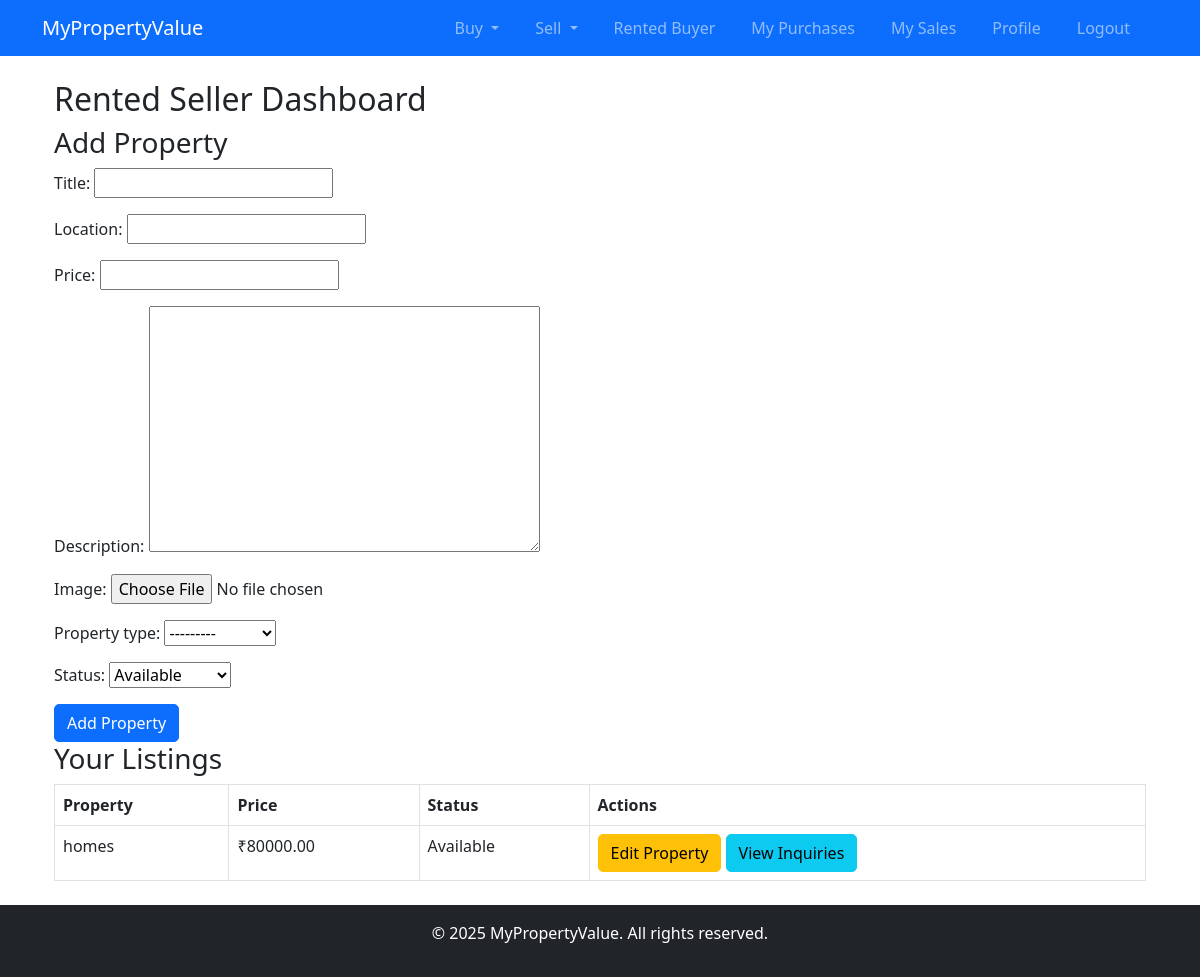
The page /users/rented-seller/ (signed in) on the database as committed earlier.
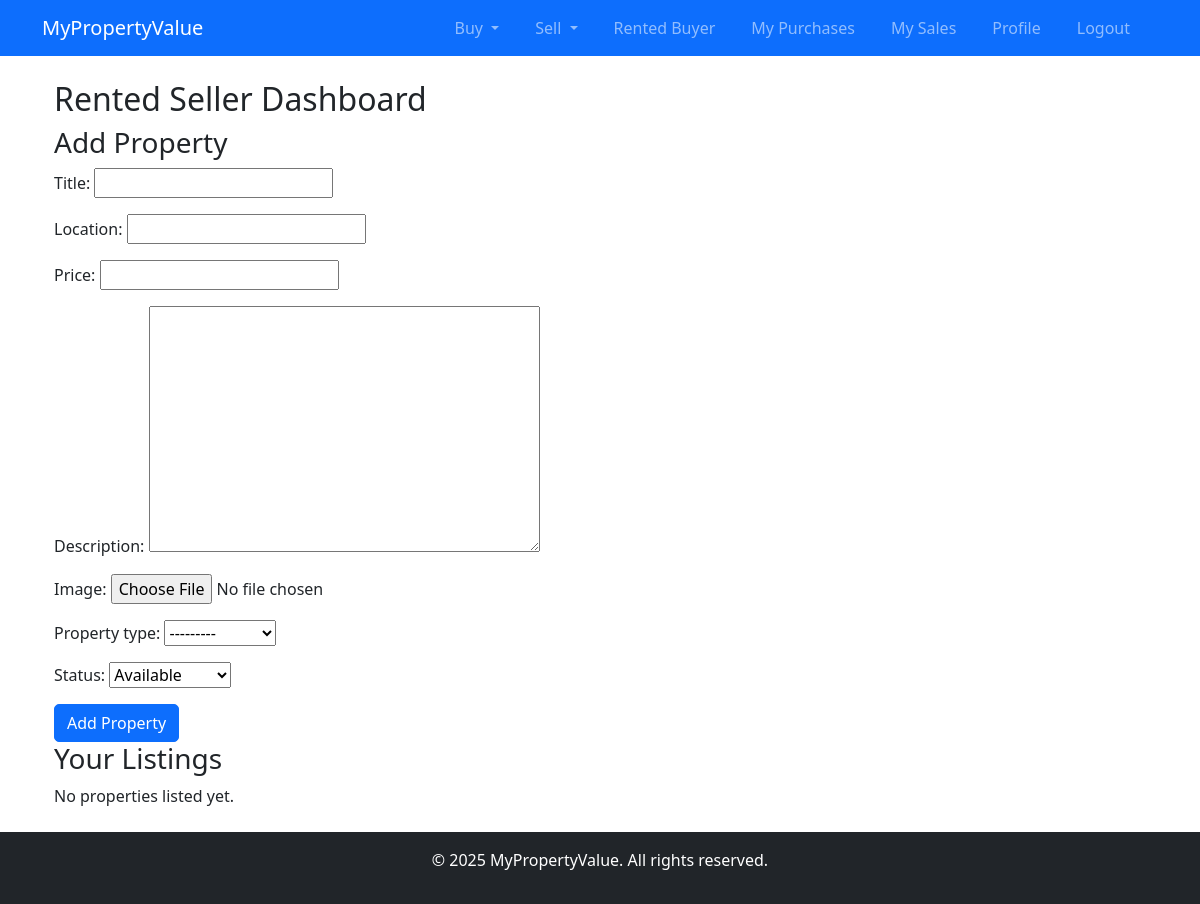
The same page on the database as committed later.
### users/models.py (models this page shows, shortened)
class Property(models.Model):
    PROPERTY_TYPES = [
        ('Residential', 'Residential'),
        ('Commercial', 'Commercial'),
    ]
    STATUS_CHOICES = [
        ('Available', 'Available'),
        ('Not Available', 'Not Available'),
    ]
    title = models.CharField(max_length=255)
    image = models.ImageField(upload_to='property_images/', blank=True, null=True)
    description = models.TextField()
    price = models.DecimalField(max_digits=12, decimal_places=2)
    property_type = models.CharField(max_length=20, choices=PROPERTY_TYPES)
    location = models.CharField(max_length=255)
    owner = models.ForeignKey(User, on_delete=models.CASCADE)
    name = models.CharField(max_length=255, default="Unnamed Property") # New status field
    is_sold = models.BooleanField(default=False)
    status = models.CharField(max_length=20, choices=STATUS_CHOICES, default='Available')  # Add this field

### users/views.py (the view)
# urls.py: path('rented-seller/', rented_seller, name='rented_seller'),
@login_required
def rented_seller(request):
    if request.method == 'POST':
        form = PropertyForm(request.POST, request.FILES)
        if form.is_valid():
            property = form.save(commit=False)
            property.owner = request.user
            property.save()
            rented_seller, created = RentedSeller.objects.get_or_create(user=request.user)
            rented_seller.properties.add(property)
            messages.success(request, 'Property listed successfully!')
            return redirect('rented_seller')
    else:
        form = PropertyForm()
    rented_seller = RentedSeller.objects.filter(user=request.user).first()
    properties = rented_seller.properties.all() if rented_seller else []
    return render(request, 'users/rented_seller.html', {'form': form, 'properties': properties})

### users/forms.py
class PropertyForm(forms.ModelForm):
    class Meta:
        model = Property
        fields = ['title', 'location', 'price', 'description', 'image', 'property_type','status']

### users/templates/users/rented_seller.html
{% extends 'base.html' %} {% block content %}
<div class="container">
  <h2>Rented Seller Dashboard</h2>
  <h3>Add Property</h3>
  <form method="POST" enctype="multipart/form-data">
    {% csrf_token %} {{ form.as_p }}
    <button type="submit" class="btn btn-primary">Add Property</button>
  </form>
  <h3>Your Listings</h3>
  {% if properties %}
  <table class="table table-bordered">
    <thead>
      <tr>
        <th>Property</th>
        <th>Price</th>
        <th>Status</th>
        <th>Actions</th>
      </tr>
    </thead>
    <tbody>
      {% for property in properties %}
      <tr>
        <td>{{ property.title }}</td>
        <td>₹{{ property.price }}</td>
        <td>{{ property.status }}</td>
        <td>
          <a
            href="{% url 'edit_property' property.id %}"
            class="btn btn-warning"
            >Edit Property</a
          >
          <a
            href="{% url 'view_inquiries' %}?property_id={{ property.id }}"
            class="btn btn-info"
            >View Inquiries</a
          >
        </td>
      </tr>
      {% endfor %}
    </tbody>
  </table>
  {% else %}
  <p>No properties listed yet.</p>
  {% endif %}
</div>
{% endblock %}

Rows that differ between the two databases and show on the page:
no longer on this page (row edited): Property: title "homes", price "80000.00", status "Available"
Other text that changed with them:
text no longer shown: "Property Price Status Actions"
text now shown: "No properties listed yet."
